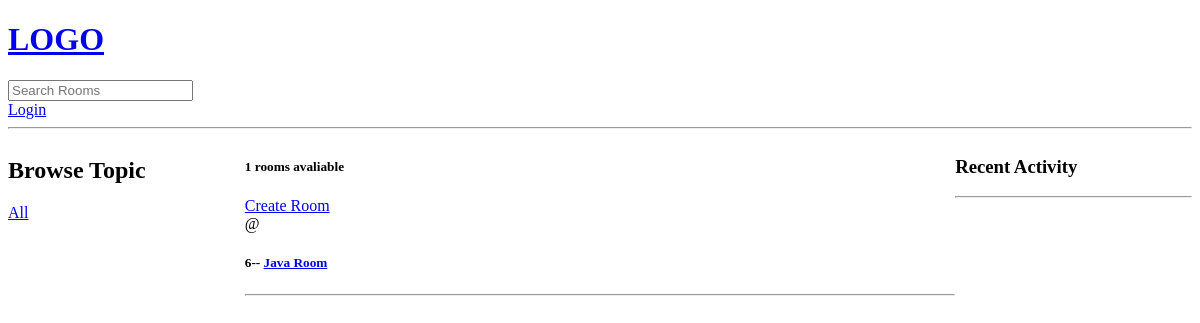
The app's page /?q=Java, older data.
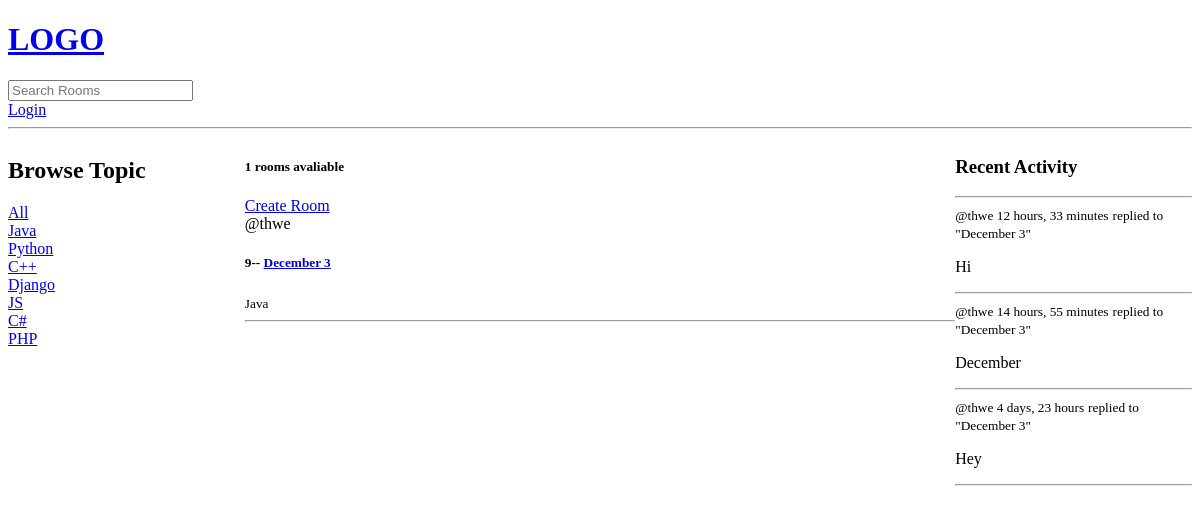
The same page, newer data.
### base/models.py (models this page shows, shortened)
class Room(models.Model):
    host = models.ForeignKey(User,on_delete=models.SET_NULL,null=True)#not delete when user is delete
    topic = models.ForeignKey(Topic,on_delete=models.SET_NULL,null = True)
    name=models.CharField(max_length=200)
    description=models.TextField(null=True,blank=True)
    participants = models.ManyToManyField(User, related_name = 'participants',blank = True)
    updated=models.DateTimeField(auto_now=True)
    created=models.DateTimeField(auto_now_add=True)
    class Meta:
        ordering=['-updated','-created']#asescending order
    def __str__(self):
        return self.name

class Topic(models.Model):
    name = models.CharField(max_length = 200)

class Message(models.Model):
    user = models.ForeignKey(User,on_delete = models.CASCADE)#one to many ---> user can have
    room = models.ForeignKey(Room,on_delete = models.CASCADE)#one to many #parent is Room
    body = models.TextField()
    updated = models.DateTimeField(auto_now = True)
    created = models.DateTimeField(auto_now_add = True)
    class Meta:
        ordering = ['-updated','-created']
    def __str__(self):
        return self.body[0:50]

### base/views.py (the view)
# urls.py: path('', views.home,name='home'),
def home(request):
    q=request.GET.get('q') if request.GET.get('q')!=None else ''
    room = Room.objects.filter(
        Q(topic__name__icontains=q)|
        Q(name__icontains=q)|
        Q(description__icontains=q)
        )
    topic = Topic.objects.all()
    room_count = room.count()
    room_messages = Message.objects.filter(Q(room__topic__name__icontains = q))
    contexts = {'rooms':room,'topics':topic,"room_count":room_count,"room_messages":room_messages}
    return render(request,'base/home.html',contexts)

### templates/base/home.html (shortened to what this page needs)
{% extends 'main.html' %}
{% block content%}
<div class="home-container">
    <div>
        {% include 'base/topics_component.html' %}
    </div>
    <div>
        <h5>{{room_count}} rooms avaliable</h5>
        <a href="{% url 'create_room' %}">Create Room</a>
        {% include 'base/feed_component.html' %}
    </div>
    <div>
        {% include 'base/activity_component.html' %}
    </div>
</div>
{% endblock content%}

### templates/base/topics_component.html
<h2>Browse Topic</h2>
<div>
    <a href="{% url 'home'%}">All</a>
</div>
{% for topic in topics %}
<div>
    <a href="{% url 'home' %}?q={{topic.name}}">{{topic.name}}</a>
</div>
{% endfor %}

### templates/base/feed_component.html (shortened to what this page needs)
<div>
{% for room in rooms %}
<div>
    <span>@{{room.host.username}}</span>
    <h5>
        {{room.id}}-- <a href="{% url 'room' room.id %}">{{room.name}}</a>
    </h5>
    <small>{{room.topic.name}}</small>
    <hr>
</div>
{% endfor %}
</div>

### templates/base/activity_component.html (shortened to what this page needs)
<h3>Recent Activity</h3>
<hr>
{% for message in room_messages %}
          <div>
            <small>@{{message.user}}  {{message.created|timesince}}</small>
            <small>replied to "{{message.room}}"</small>
            <p>{{message}}</p>
            <hr>
          </div>
{% endfor %}

Row changes from the older to the newer data that the page shows:
no longer on this page (row edited): Room: id "6", name "Java Room"
added Topic: name "Java"
added Topic: name "Python"
added Topic: name "C++"
added Topic: name "Django"
added Topic: name "JS"
added Topic: name "C#"
added Topic: name "PHP"
added Room: host.username "thwe", id "9", name "December 3", topic.name "Java"
added Message: user "thwe", created "12 hours, 33 minutes", room "December 3", body "Hi"
added Message: user "thwe", created "14 hours, 55 minutes", room "December 3", body "December"
added Message: user "thwe", created "4 days, 23 hours", room "December 3", body "Hey"
